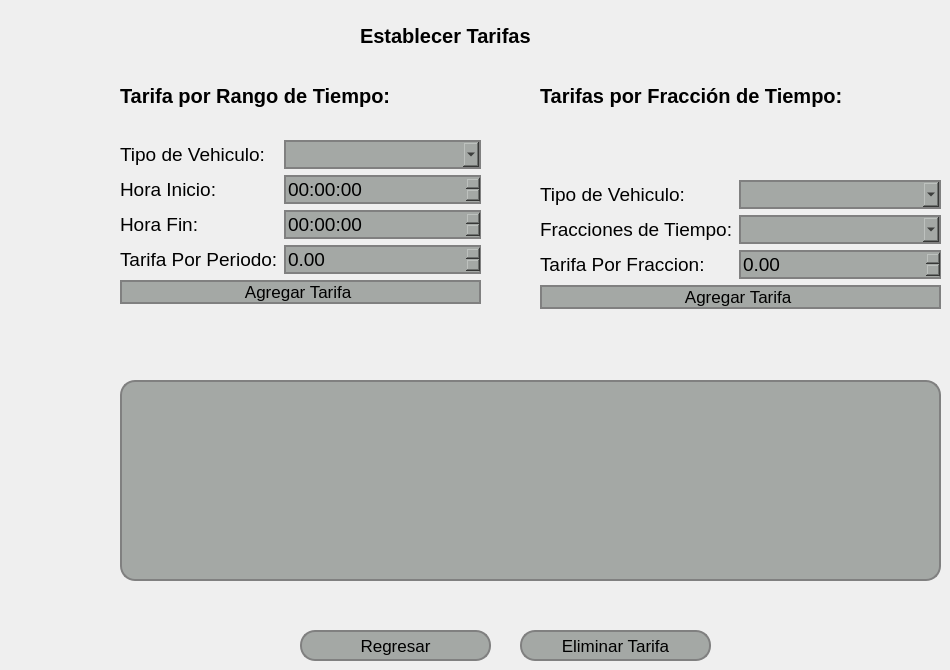
   <widget class="QWidget" name="pageTarifas">
    <widget class="QLabel" name="label_53">
     <property name="geometry">
      <rect>
       <x>360</x>
       <y>20</y>
       <width>241</width>
       <height>31</height>
      </rect>
     </property>
     <property name="font">
      <font>
       <pointsize>15</pointsize>
       <weight>75</weight>
       <bold>true</bold>
      </font>
     </property>
     <property name="text">
      <string>Establecer Tarifas</string>
     </property>
    </widget>
    <widget class="QWidget" name="formLayoutWidget_6">
     <property name="geometry">
      <rect>
       <x>120</x>
       <y>140</y>
       <width>361</width>
       <height>204</height>
      </rect>
     </property>
     <layout class="QFormLayout" name="formLayout_6">
      <item row="0" column="0">
       <widget class="QLabel" name="label_54">
        <property name="font">
         <font>
          <pointsize>14</pointsize>
         </font>
        </property>
        <property name="text">
         <string>Tipo de Vehiculo: </string>
        </property>
       </widget>
      </item>
      <item row="0" column="1">
       <widget class="QComboBox" name="comboBoxTipoVehiculo1">
        <property name="font">
         <font>
          <pointsize>14</pointsize>
         </font>
        </property>
        <property name="styleSheet">
         <string notr="true">
    background-color: #a4a8a5; /* Color del botón */
    border-radius: 15px;       /* Borde redondeado, ajusta el valor para más curvatura */
    border: 2px solid #808080; /* Opcional: agrega un borde de color gris */
</string>
        </property>
       </widget>
      </item>
      <item row="1" column="0">
       <widget class="QLabel" name="label_57">
        <property name="font">
         <font>
          <pointsize>14</pointsize>
         </font>
        </property>
        <property name="text">
         <string>Hora Inicio:</string>
        </property>
       </widget>
      </item>
      <item row="2" column="0">
       <widget class="QLabel" name="label_58">
        <property name="font">
         <font>
          <pointsize>14</pointsize>
         </font>
        </property>
        <property name="text">
         <string>Hora Fin:</string>
        </property>
       </widget>
      </item>
      <item row="3" column="0">
       <widget class="QLabel" name="label_56">
        <property name="font">
         <font>
          <pointsize>14</pointsize>
         </font>
        </property>
        <property name="text">
         <string>Tarifa Por Periodo:</string>
        </property>
       </widget>
      </item>
      <item row="3" column="1">
       <widget class="QDoubleSpinBox" name="doubleSpinBoxTarifaPeriodo">
        <property name="font">
         <font>
          <pointsize>14</pointsize>
         </font>
        </property>
        <property name="styleSheet">
         <string notr="true">
    background-color: #a4a8a5; /* Color del botón */
    border-radius: 15px;       /* Borde redondeado, ajusta el valor para más curvatura */
    border: 2px solid #808080; /* Opcional: agrega un borde de color gris */
</string>
        </property>
       </widget>
      </item>
      <item row="2" column="1">
       <widget class="QTimeEdit" name="timeEditFin">
        <property name="font">
         <font>
          <pointsize>14</pointsize>
         </font>
        </property>
        <property name="styleSheet">
         <string notr="true">
    background-color: #a4a8a5; /* Color del botón */
    border-radius: 15px;       /* Borde redondeado, ajusta el valor para más curvatura */
    border: 2px solid #808080; /* Opcional: agrega un borde de color gris */
</string>
        </property>
       </widget>
      </item>
      <item row="1" column="1">
       <widget class="QTimeEdit" name="timeEditInicio">
        <property name="font">
         <font>
          <pointsize>14</pointsize>
         </font>
        </property>
        <property name="styleSheet">
         <string notr="true">
    background-color: #a4a8a5; /* Color del botón */
    border-radius: 15px;       /* Borde redondeado, ajusta el valor para más curvatura */
    border: 2px solid #808080; /* Opcional: agrega un borde de color gris */
</string>
        </property>
       </widget>
      </item>
      <item row="4" column="0" colspan="2">
       <widget class="QPushButton" name="pushButtonTarifaHorario">
        <property name="font">
         <font>
          <pointsize>13</pointsize>
         </font>
        </property>
        <property name="styleSheet">
         <string notr="true">QPushButton {
    background-color: #a4a8a5; /* Color del botón */
    border-radius: 15px;       /* Borde redondeado, ajusta el valor para más curvatura */
    border: 2px solid #808080; /* Opcional: agrega un borde de color gris */

}

QPushButton:hover {
    background-color: #b0b5b0; /* Color al pasar el mouse */
}

QPushButton:pressed {
    background-color: #8f938f; /* Color al hacer clic */
}
</string>
        </property>
        <property name="text">
         <string>Agregar Tarifa </string>
        </property>
       </widget>
      </item>
     </layout>
    </widget>
    <widget class="QWidget" name="formLayoutWidget_7">
     <property name="geometry">
      <rect>
       <x>540</x>
       <y>180</y>
       <width>401</width>
       <height>181</height>
      </rect>
     </property>
     <layout class="QFormLayout" name="formLayout_8">
      <item row="0" column="0">
       <widget class="QLabel" name="label_66">
        <property name="font">
         <font>
          <pointsize>14</pointsize>
         </font>
        </property>
        <property name="text">
         <string>Tipo de Vehiculo: </string>
        </property>
       </widget>
      </item>
      <item row="0" column="1">
       <widget class="QComboBox" name="comboBoxTipoVehiculo2">
        <property name="font">
         <font>
          <pointsize>14</pointsize>
         </font>
        </property>
        <property name="styleSheet">
         <string notr="true">
    background-color: #a4a8a5; /* Color del botón */
    border-radius: 15px;       /* Borde redondeado, ajusta el valor para más curvatura */
    border: 2px solid #808080; /* Opcional: agrega un borde de color gris */
</string>
        </property>
       </widget>
      </item>
      <item row="1" column="0">
       <widget class="QLabel" name="label_60">
        <property name="font">
         <font>
          <pointsize>14</pointsize>
         </font>
        </property>
        <property name="text">
         <string>Fracciones de Tiempo:</string>
        </property>
       </widget>
      </item>
      <item row="1" column="1">
       <widget class="QComboBox" name="comboBoxFraccionTiempo">
        <property name="font">
         <font>
          <pointsize>14</pointsize>
         </font>
        </property>
        <property name="styleSheet">
         <string notr="true">
    background-color: #a4a8a5; /* Color del botón */
    border-radius: 15px;       /* Borde redondeado, ajusta el valor para más curvatura */
    border: 2px solid #808080; /* Opcional: agrega un borde de color gris */
</string>
        </property>
       </widget>
      </item>
      <item row="2" column="0">
       <widget class="QLabel" name="label_67">
        <property name="font">
         <font>
          <pointsize>14</pointsize>
         </font>
        </property>
        <property name="text">
         <string>Tarifa Por Fraccion:</string>
        </property>
       </widget>
      </item>
      <item row="2" column="1">
       <widget class="QDoubleSpinBox" name="doubleSpinBoxTarifaFraccion">
        <property name="font">
         <font>
          <pointsize>14</pointsize>
         </font>
        </property>
        <property name="styleSheet">
         <string notr="true">
    background-color: #a4a8a5; /* Color del botón */
    border-radius: 15px;       /* Borde redondeado, ajusta el valor para más curvatura */
    border: 2px solid #808080; /* Opcional: agrega un borde de color gris */
</string>
        </property>
       </widget>
      </item>
      <item row="4" column="0">
       <widget class="QLabel" name="label_59">
        <property name="text">
         <string/>
        </property>
       </widget>
      </item>
      <item row="3" column="0" colspan="2">
       <widget class="QPushButton" name="pushButtonTarifaFraccion">
        <property name="font">
         <font>
          <pointsize>13</pointsize>
         </font>
        </property>
        <property name="styleSheet">
         <string notr="true">QPushButton {
    background-color: #a4a8a5; /* Color del botón */
    border-radius: 15px;       /* Borde redondeado, ajusta el valor para más curvatura */
    border: 2px solid #808080; /* Opcional: agrega un borde de color gris */

}

QPushButton:hover {
    background-color: #b0b5b0; /* Color al pasar el mouse */
}

QPushButton:pressed {
    background-color: #8f938f; /* Color al hacer clic */
}
</string>
        </property>
        <property name="text">
         <string>Agregar Tarifa </string>
        </property>
       </widget>
      </item>
     </layout>
    </widget>
    <widget class="QLabel" name="label_68">
     <property name="geometry">
      <rect>
       <x>120</x>
       <y>80</y>
       <width>361</width>
       <height>31</height>
      </rect>
     </property>
     <property name="font">
      <font>
       <pointsize>15</pointsize>
       <weight>75</weight>
       <bold>true</bold>
      </font>
     </property>
     <property name="text">
      <string>Tarifa por Rango de Tiempo:</string>
     </property>
    </widget>
    <widget class="QLabel" name="label_69">
     <property name="geometry">
      <rect>
       <x>540</x>
       <y>80</y>
       <width>401</width>
       <height>31</height>
      </rect>
     </property>
     <property name="font">
      <font>
       <pointsize>15</pointsize>
       <weight>75</weight>
       <bold>true</bold>
      </font>
     </property>
     <property name="text">
      <string>Tarifas por Fracción de Tiempo:</string>
     </property>
    </widget>
    <widget class="QTableWidget" name="tableWidgetTarifas">
     <property name="geometry">
      <rect>
       <x>120</x>
       <y>380</y>
       <width>821</width>
       <height>201</height>
      </rect>
     </property>
     <property name="styleSheet">
      <string notr="true">
    background-color: #a4a8a5; /* Color del botón */
    border-radius: 15px;       /* Borde redondeado, ajusta el valor para más curvatura */
    border: 2px solid #808080; /* Opcional: agrega un borde de color gris */
</string>
     </property>
    </widget>
    <widget class="QPushButton" name="pushButtonRegresarTarifa">
     <property name="geometry">
      <rect>
       <x>300</x>
       <y>630</y>
       <width>191</width>
       <height>31</height>
      </rect>
     </property>
     <property name="font">
      <font>
       <pointsize>13</pointsize>
      </font>
     </property>
     <property name="styleSheet">
      <string notr="true">QPushButton {
    background-color: #a4a8a5; /* Color del botón */
    border-radius: 15px;       /* Borde redondeado, ajusta el valor para más curvatura */
    border: 2px solid #808080; /* Opcional: agrega un borde de color gris */

}

QPushButton:hover {
    background-color: #b0b5b0; /* Color al pasar el mouse */
}

QPushButton:pressed {
    background-color: #8f938f; /* Color al hacer clic */
}
</string>
     </property>
     <property name="text">
      <string>Regresar</string>
     </property>
    </widget>
    <widget class="QPushButton" name="pushButtonEliminarTarifa">
     <property name="geometry">
      <rect>
       <x>520</x>
       <y>630</y>
       <width>191</width>
       <height>31</height>
      </rect>
     </property>
     <property name="font">
      <font>
       <pointsize>13</pointsize>
      </font>
     </property>
     <property name="styleSheet">
      <string notr="true">QPushButton {
    background-color: #a4a8a5; /* Color del botón */
    border-radius: 15px;       /* Borde redondeado, ajusta el valor para más curvatura */
    border: 2px solid #808080; /* Opcional: agrega un borde de color gris */

}

QPushButton:hover {
    background-color: #b0b5b0; /* Color al pasar el mouse */
}

QPushButton:pressed {
    background-color: #8f938f; /* Color al hacer clic */
}
</string>
     </property>
     <property name="text">
      <string>Eliminar Tarifa</string>
     </property>
    </widget>
   </widget>
